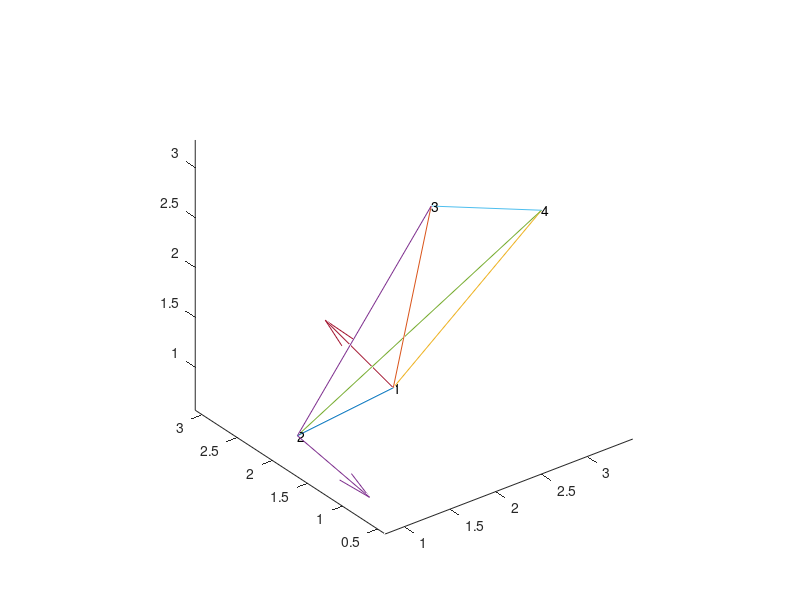

Here is the MATLAB script that generated this plot:
clear; clf;

% tetrahedron
x = 5*rand(1,4);
y = 5*rand(1,4);
z = 5*rand(1,4);

% edge vectors
t23 = [x(3)-x(2), y(3)-y(2), z(3)-z(2)];
t24 = [x(4)-x(2), y(4)-y(2), z(4)-z(2)];
t12 = [x(2)-x(1), y(2)-y(1), z(2)-z(1)];
t13 = [x(3)-x(1), y(3)-y(1), z(3)-z(1)];
t14 = [x(4)-x(1), y(4)-y(1), z(4)-z(1)];
t34 = [x(4)-x(3), y(4)-y(3), z(4)-z(3)];

% twice the opposite triangle areas
S1 = norm( cross(t23, t24) );
S2 = norm( cross(t13, t14) );
S3 = norm( cross(t12, t14) );
S4 = norm( cross(t12, t13) );

% n1 normal vector
n1 = cross(t23, t24);  n1 = n1 / norm(n1);
n1 = sign(n1 * t12') * n1;

% n2 normal vector
n2 = cross(t34, -t13);  n2 = n2 / norm(n2);
n2 = sign(n2 * t23') * n2;

% n3 normal vector
n3 = cross(t14, t24);  n3 = n3 / norm(n3);
n3 = sign(n3 * t34') * n3;

% n4 normal vector
n4 = cross(t12, t13);  n4 = n4 / norm(n4);
n4 = sign(- n4 * t14') * n4;

% plot tetrahedron
plot3(x([1,2]),y([1,2]),z([1,2]));  hold on;
plot3(x([1,3]),y([1,3]),z([1,3]));
plot3(x([1,4]),y([1,4]),z([1,4]));
plot3(x([2,3]),y([2,3]),z([2,3]));
plot3(x([2,4]),y([2,4]),z([2,4]));
plot3(x([3,4]),y([3,4]),z([3,4]));

for ii = 1:4,
    str = sprintf('%d',ii);
    text(x(ii),y(ii),z(ii),str);
end

quiver3(x(1),y(1),z(1),n1(1),n1(2),n1(3));
quiver3(x(2),y(2),z(2),n2(1),n2(2),n2(3));

axis equal;

% determine left or right tetrahedron
if( cross(t12, t13) * t14' > 0 ),
    type = 1;
    K = diag([1 1 1 1]);
else
    type = 2;
    K = diag([-1 -1 -1 -1]);
end

F = [1 1 1 1; x; y; z];
F = F / det(F);

S = diag([S1, S2, S3, S4]);

Mat = - K * inv(S) * inv(F);

[n1; n2; n3; n4]
Mat(:,2:4)
